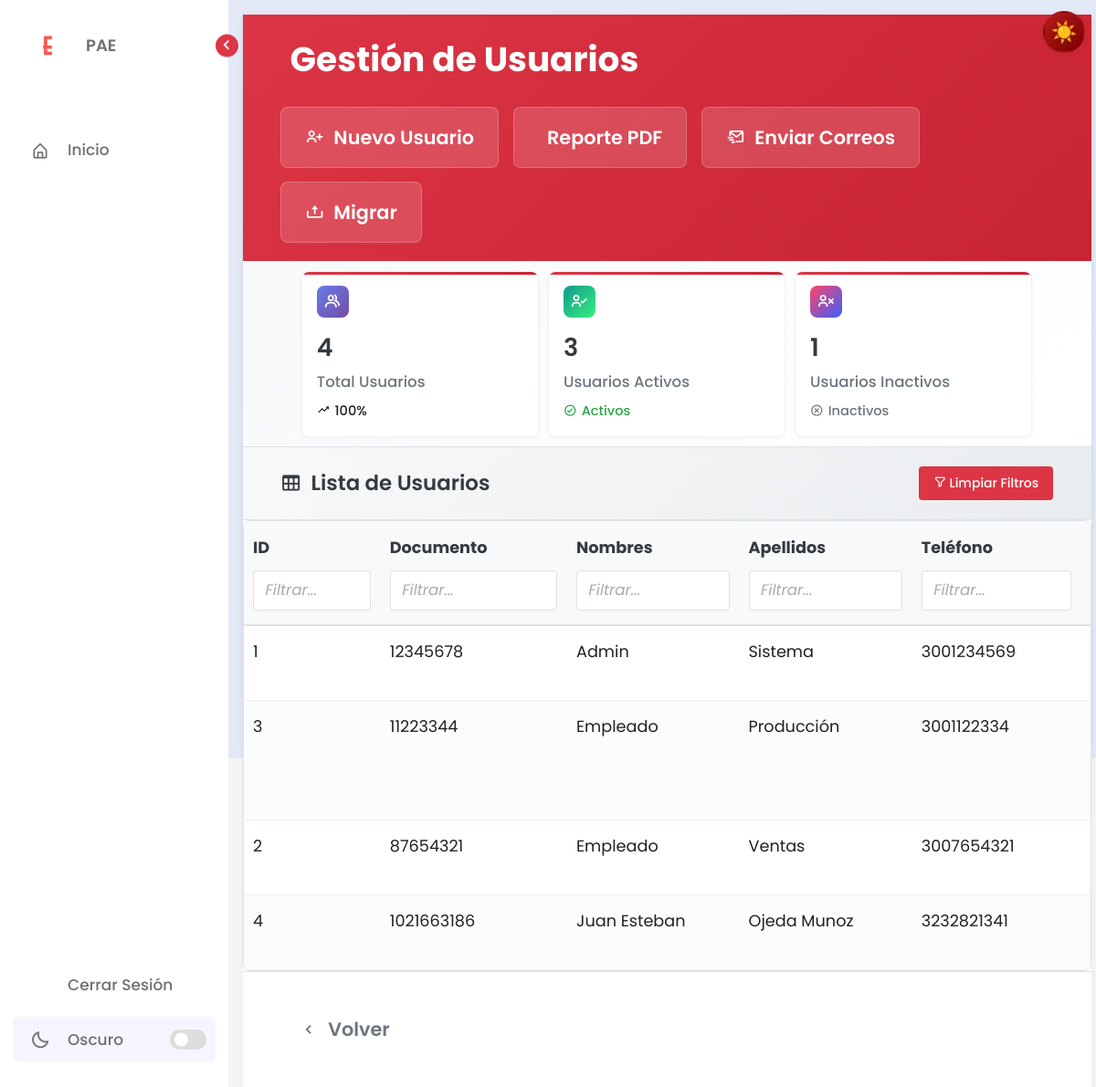
Page /usuarios/ (signed in) on the committed database.
### modelos/usuarios/models.py (models this page shows, shortened)
class Usuario(models.Model):
    ROL_CHOICES = [
        ('A', 'Administrador'),
        ('EP', 'Empleado Producción'),
        ('EV', 'Empleado Ventas'),
    ]
    ESTADO_CHOICES = [
        ('A', 'Activo'),
        ('I', 'Inactivo'),
    ]
    id_usu = models.AutoField(
        primary_key=True,
        db_column='id_usu',
        verbose_name='ID Usuario'
    )
    documento = models.IntegerField(
        unique=True,
        null=True,  # Temporalmente nullable para migraciones
        blank=True,
        verbose_name='Documento',
        help_text='Número de identificación (Cédula, TI, etc.)'
    )
    nombres = models.CharField(
        max_length=50,
        verbose_name='Nombres',
        help_text='Nombres completos del usuario',
        default='Sin nombre'
    )
    apellidos = models.CharField(
        max_length=50,
        verbose_name='Apellidos',
        help_text='Apellidos completos del usuario',
        default='Sin apellido'
    )
    telefono = models.BigIntegerField(
        verbose_name='Teléfono',
        default=0
    )
    direccion = models.CharField(
        max_length=100,
        verbose_name='Dirección',
        default='Sin dirección'
    )
    correo = models.EmailField(
        max_length=100,
        unique=True,
        verbose_name='Correo Electrónico',
        default='usuario@ejemplo.com'
    )
    rol = models.CharField(
        max_length=2,
        choices=ROL_CHOICES,
        verbose_name='Rol',
        help_text='Rol del usuario en el sistema',
        default='EV'
    )
    password = models.CharField(
        max_length=256,
        verbose_name='Contraseña',
        default='sin_password'
    )
    estado = models.CharField(
        max_length=1,
        choices=ESTADO_CHOICES,
        default='A',
        verbose_name='Estado'
    )
    class Meta:
        db_table = 'usuarios'
        verbose_name = 'Usuario'
        verbose_name_plural = 'Usuarios'
        ordering = ['nombres', 'apellidos']
    @property
    def nombre_completo(self):
        return f"{self.nombres} {self.apellidos}"

### modelos/usuarios/views.py (the view)
# urls.py: path('', views.index, name='index'),
def index(request):
    usuarios_list = Usuario.objects.all().order_by('nombres', 'apellidos')
    paginator = Paginator(usuarios_list, 10)  # 10 usuarios por página
    page_number = request.GET.get('page')
    usuarios = paginator.get_page(page_number)
    context = {
        'usuarios': usuarios,
        'total_usuarios': usuarios_list.count(),
        'usuarios_activos': usuarios_list.filter(estado='A').count(),
        'usuarios_inactivos': usuarios_list.filter(estado='I').count(),
    }
    return render(request, 'usuarios/index.html', context)

### templates/usuarios/index.html (shortened to what this page needs)
{% extends 'base.html' %}
{% load static %}
{% block extra_css %}
<link rel="stylesheet" href="{% static 'css/usuarios.css' %}?v=3">
{% endblock %}
{% block content %}
<section class="home">
    <div class="contenedor">
        <div class="tabla">
            <section class="card">
                <div class="encabezado">
                    <h2> Gestión de Usuarios</h2>
                    <div class="acciones-principales">
                        <a href="{% url 'usuarios:nuevo' %}" class="export-btn">
                            <i class='bx bx-user-plus'></i>
                            Nuevo Usuario
                        </a>
                        <a href="{% url 'usuarios:exportar_pdf' %}" class="export-btn">
                            Reporte PDF
                        </a>
                        <a href="{% url 'usuarios:correos' %}" class="export-btn">
                            <i class='bx bx-mail-send'></i>
                            Enviar Correos
                        </a>
                        <a href="{% url 'usuarios:migrar' %}" class="export-btn">
                            <i class='bx bx-upload'></i>
                            Migrar
                        </a>
                    </div>
                </div>
                <div class="estadisticas-modern">
                    <div class="stats-container">
                        <div class="stat-card-modern">
                            <div class="stat-icon-modern total">
                                <i class='bx bx-group'></i>
                            </div>
                            <div class="stat-content">
                                <h3>{{ total_usuarios }}</h3>
                                <p>Total Usuarios</p>
                                <div class="stat-trend">
                                    <i class='bx bx-trending-up'></i>
                                    <span>100%</span>
                                </div>
                            </div>
                        </div>
                        <div class="stat-card-modern">
                            <div class="stat-icon-modern activos">
                                <i class='bx bx-user-check'></i>
                            </div>
                            <div class="stat-content">
                                <h3>{{ usuarios_activos }}</h3>
                                <p>Usuarios Activos</p>
                                <div class="stat-trend positive">
                                    <i class='bx bx-check-circle'></i>
                                    <span>Activos</span>
                                </div>
                            </div>
                        </div>
                        <div class="stat-card-modern">
                            <div class="stat-icon-modern inactivos">
                                <i class='bx bx-user-x'></i>
                            </div>
                            <div class="stat-content">
                                <h3>{{ usuarios_inactivos }}</h3>
                                <p>Usuarios Inactivos</p>
                                <div class="stat-trend negative">
                                    <i class='bx bx-x-circle'></i>
                                    <span>Inactivos</span>
                                </div>
                            </div>
                        </div>
                    </div>
                </div>
                <div class="table-header">
                    <h3><i class='bx bx-table'></i> Lista de Usuarios</h3>
                    <button type="button" class="btn-clear-filters" id="clear-filters">
                        <i class='bx bx-filter-alt'></i>
                        Limpiar Filtros
                    </button>
                </div>
                <div class="wrapper" id="tablaUsuariosWrapper">
                    <table id="tablaUsuarios">
                        <thead>
                            <tr>
                                <th>
                                    <div class="column-header">
                                        <div class="column-title">
                                            ID
                                        </div>
                                        <input type="text" class="filter-input" placeholder="Filtrar..." data-column="0">
                                    </div>
                                </th>
                                <th>
                                    <div class="column-header">
                                        <div class="column-title">
                                            Documento
                                        </div>
                                        <input type="text" class="filter-input" placeholder="Filtrar..." data-column="1">
                                    </div>
                                </th>
                                <th>
                                    <div class="column-header">
                                        <div class="column-title">
                                            Nombres
                                        </div>
                                        <input type="text" class="filter-input" placeholder="Filtrar..." data-column="2">
                                    </div>
                                </th>
                                <th>
                                    <div class="column-header">
                                        <div class="column-title">
                                            Apellidos
                                        </div>
                                        <input type="text" class="filter-input" placeholder="Filtrar..." data-column="3">
                                    </div>
                                </th>
                                <th>
                                    <div class="column-header">
                                        <div class="column-title">
                                            Teléfono
                                        </div>
                                        <input type="text" class="filter-input" placeholder="Filtrar..." data-column="4">
                                    </div>
                                </th>
                                <th>
                                </th>
                            </tr>
                        </thead>
                        <tbody>
                            {% for usuario in usuarios %}
                            <tr data-user-id="{{ usuario.id_usu }}">
                                <td><span class="cell-content">{{ usuario.id_usu }}</span></td>
                                <td><span class="cell-content">{{ usuario.documento }}</span></td>
                                <td><span class="cell-content">{{ usuario.nombres }}</span></td>
                                <td><span class="cell-content">{{ usuario.apellidos }}</span></td>
                                <td><span class="cell-content">{{ usuario.telefono }}</span></td>
                                <td><span class="cell-content">{{ usuario.direccion }}</span></td>
                            </tr>
                            {% endfor %}
                        </tbody>
                    </table>
                </div>
                <div class="volver-section">
                    <a href="{% url 'dashboard' %}" class="btn-back">
                        <i class='bx bx-chevron-left'></i>
                        Volver
                    </a>
                </div>
            </section>
        </div>
    </div>
</section>
{% endblock %}

### templates/base.html (shortened to what this page needs)
<!DOCTYPE html>
<html lang="es">
<head>
    {% load static %}
    <link href='https://unpkg.com/boxicons@2.1.4/css/boxicons.min.css' rel='stylesheet'>
    <link rel="stylesheet" href="https://cdn.jsdelivr.net/npm/bootstrap-icons@1.10.0/font/bootstrap-icons.css">
    <link rel="stylesheet" href="{% static 'css/navbar.css' %}?v=2">
    <link rel="stylesheet" href="{% static 'css/estilos.css' %}">
    <link rel="stylesheet" href="{% static 'css/theme.css' %}?v=1">
    {% block extra_css %}{% endblock %}
    <link rel="stylesheet" href="{% static 'css/dark.css' %}?v=2">
</head>
<body>
    <button id="themeToggle" class="theme-toggle" aria-label="Cambiar tema"><span class="icon">☀️</span></button>
    {% if request.session.usuario_id %}
        {% include 'components/navbar.html' %}
        <div class="main-content">
            {% block content %}
            {% endblock %}
        </div>
    {% else %}
        <div class="login-content">
            {% block login_content %}
            {% endblock %}
        </div>
    {% endif %}
</body>
</html>

### templates/components/navbar.html (shortened to what this page needs)
{% load static %}
<nav class="sidebar">
    <header>
        <div class="image-text">
            <span class="image">
                <img src="{% static 'img/Logo 2 sin fondo.png' %}" alt="Logo PAE" style="width: 80px; height: 80px; object-fit: contain;">
            </span>
            <div class="text header-text">
                <span class="name">PAE</span>
            </div>
        </div>
        <i class="bx bx-chevron-right toggle"></i>
    </header>
    <div class="menu-bar">
        <div class="menu">
            <ul class="menu-links">
                <li class="nav-link">
                    <a href="{% url 'dashboard' %}" class="nav-anchor">
                        <i class="bx bx-home-alt icon"></i>
                        <span class="text nav-text">Inicio</span>
                    </a>
                </li>
            </ul>
        </div>
        <div class="bottom-content">
            <li>
                <a href="{% url 'logout' %}" class="nav-anchor">
                    <i class="bx bx-arrow-out-left-square-half icon"></i>
                    <span class="text nav-text">Cerrar Sesión</span>
                </a>
            </li>
            <li class="mode">
                <div class="sun-moon">
                    <i class="bx bx-moon icon moon"></i>
                </div>
                <span class="mode-text text">Oscuro</span>
                <div class="toggle-switch">
                    <span class="switch"></span>
                </div>
            </li>
        </div>
    </div>
</nav>

### rows in the picture
Usuario: id_usu "1", documento "12345678", nombres "Admin", apellidos "Sistema", telefono "3001234569"
Usuario: id_usu "3", documento "11223344", nombres "Empleado", apellidos "Producción", telefono "3001122334"
Usuario: id_usu "2", documento "87654321", nombres "Empleado", apellidos "Ventas", telefono "3007654321"
Usuario: id_usu "4", documento "1021663186", nombres "Juan Esteban", apellidos "Ojeda Munoz", telefono "3232821341"

### other values in the picture
{{ total_usuarios }} "4"
{{ usuarios_activos }} "3"
{{ usuarios_inactivos }} "1"
